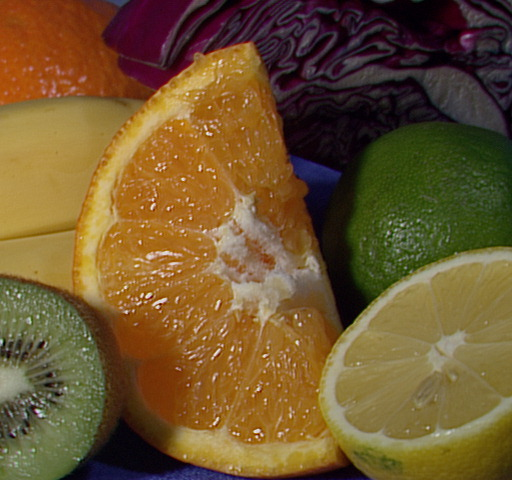
//> input picture threshold/threshold/1.jpg, 512 x 480 px
$ ./main   (built with g++ and OpenCV 4)
//> lines starting //> are read from the running program, lines starting //| are printed output that depends on the picture
#include "opencv2/opencv.hpp"

using namespace cv;

Mat srcImg,dstImg;
int threshold_min = 0;
int block_size = 3;
int C0=3;
// [6 lines of commented-out code are left out]

void OnAdaptiveThreshold(int, void *)
{
	if (block_size % 2 == 0)
	{
		block_size++;
	}
	adaptiveThreshold(srcImg,dstImg,255,CV_ADAPTIVE_THRESH_GAUSSIAN_C,CV_THRESH_BINARY,block_size,C0);
	imshow("src",srcImg);
	imshow("自适应阈值", dstImg);
}

void main()
{
	srcImg = imread("1.jpg",0);//灰度图像
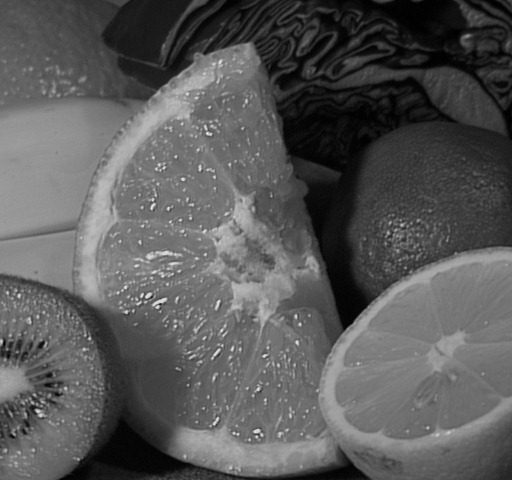
//> srcImg: 480 rows x 512 cols, CV_8UC1; min 0, max 238, mean 88.7

	namedWindow("固定阈值", CV_WINDOW_AUTOSIZE);
	namedWindow("自适应阈值", CV_WINDOW_AUTOSIZE);

	// [10 lines of commented-out code are left out]

	createTrackbar("adaptiveThreshold", "自适应阈值", &block_size, 255,OnAdaptiveThreshold , 0);
	createTrackbar("C", "自适应阈值", &C0, 255,OnAdaptiveThreshold , 0);
	OnAdaptiveThreshold(block_size,0);
//> in OnAdaptiveThreshold, `adaptiveThreshold(srcImg,dstImg,255,CV_ADAPTIVE_THRESH_GAUSSIAN_C,CV_T..`:
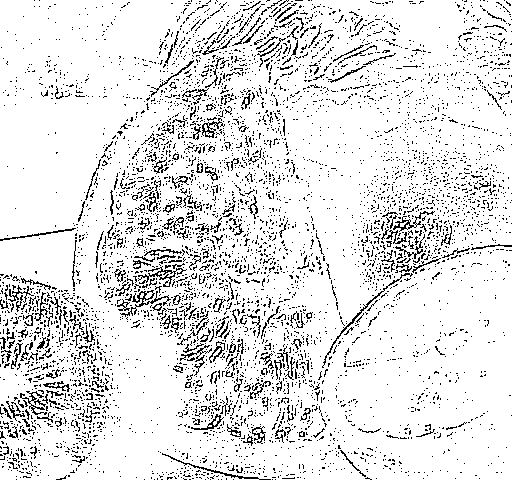
//> dstImg: 480 rows x 512 cols, CV_8UC1; 89% white; black in thin lines or dots
	OnAdaptiveThreshold(C0,0);
	//imshow("src",srcImg);
	//imshow("dst", dstImg);

	waitKey(0);
}
